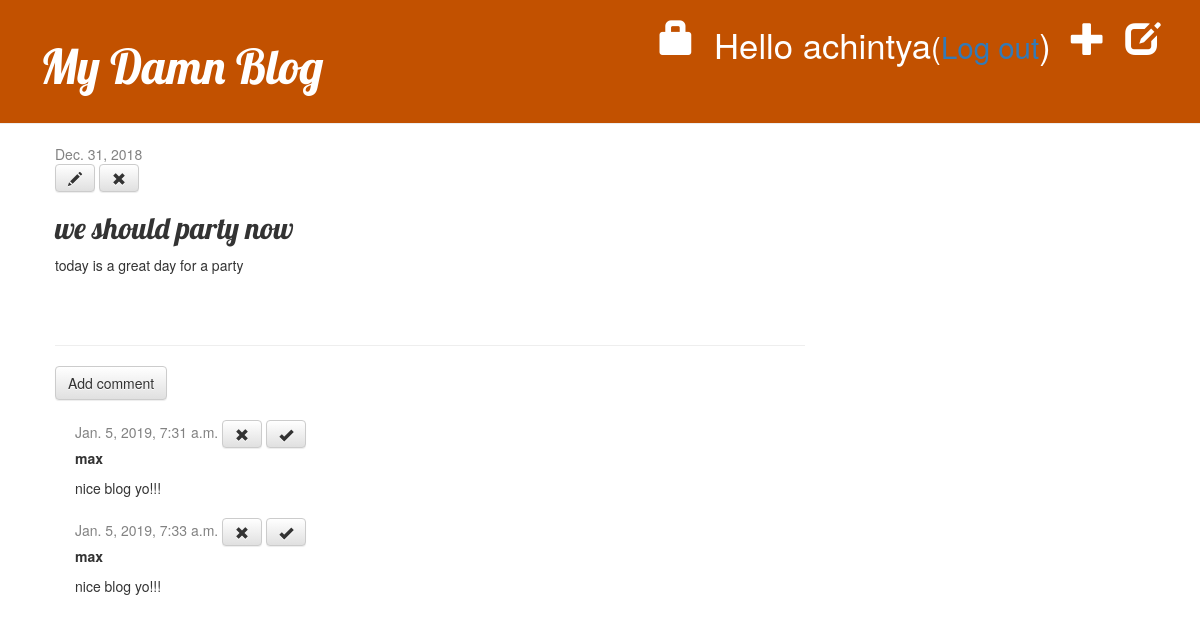
Before: /post/7/ (signed in) with the older database file.
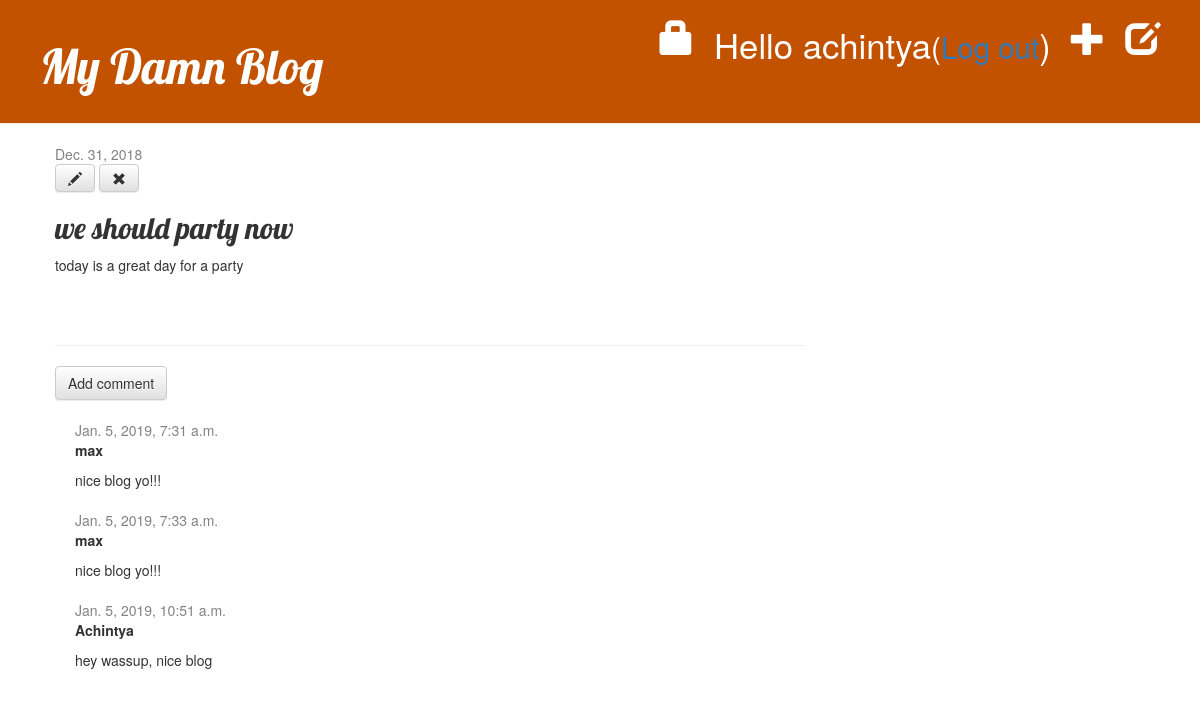
After: the same page with the newer database file.
### blog/models.py (models this page shows, shortened)
class Comment(models.Model):
    post = models.ForeignKey('blog.Post', on_delete=models.CASCADE, related_name='comments')
    author = models.CharField(max_length=200)
    text = models.TextField()
    created_date = models.DateTimeField(default=timezone.now)
    approved_comment = models.BooleanField(default=False)

### blog/views.py (the view)
# urls.py: path('post/<int:pk>/', views.post_detail, name='post_detail'),
def post_detail(request, pk):
    post = get_object_or_404(Post, pk=pk)
    return render(request, 'blog/post_detail.html', {'post': post})

### blog/templates/blog/post_detail.html
{% extends 'blog/base.html' %}
{% block content %}
    <div class="post">
        {% if post.published_date %}
            <div class="date">
                {{ post.published_date }}
            </div>
        {% else %}
            <a class="btn btn-default" href="{% url 'post_publish' pk=post.pk %}">Publish</a>
        {% endif %}
        {% if user.is_authenticated %}
            <a class="btn btn-default" href="{% url 'post_edit' pk=post.pk %}"><span class="glyphicon glyphicon-pencil"></span></a>
            <a class="btn btn-default" href="{% url 'post_remove' pk=post.pk %}"><span class="glyphicon glyphicon-remove"></span></a>
        {% endif %}
        <h2>{{ post.title }}</h2>
        <p>{{ post.text|linebreaksbr }}</p>
    </div>
    <hr>
    <a class="btn btn-default" href="{% url 'add_comment_to_post' pk=post.pk %}">Add comment</a>
    {% for comment in post.comments.all %}
        {% if user.is_authenticated or comment.approved_comment %}
        <div class="comment">
            <div class="date">
                {{ comment.created_date }}
                {% if not comment.approved_comment %}
                    <a class="btn btn-default" href="{% url 'comment_remove' pk=comment.pk %}"><span class="glyphicon glyphicon-remove"></span></a>
                    <a class="btn btn-default" href="{% url 'comment_approve' pk=comment.pk %}"><span class="glyphicon glyphicon-ok"></span></a>
                {% endif %}
            </div>
            <strong>{{ comment.author }}</strong>
            <p>{{ comment.text|linebreaks }}</p>
        </div>
        {% endif %}
    {% empty %}
        <p>No comments here yet :(</p>
    {% endfor %}
{% endblock %}

Changed rows visible on the page:
changed Comment "Jan. 5, 2019, 7:31 a.m.": approved_comment False → True (drawn)
changed Comment "Jan. 5, 2019, 7:33 a.m.": approved_comment False → True (drawn)
added Comment: created_date "Jan. 5, 2019, 10:51 a.m.", author "Achintya", text "hey wassup, nice blog"
